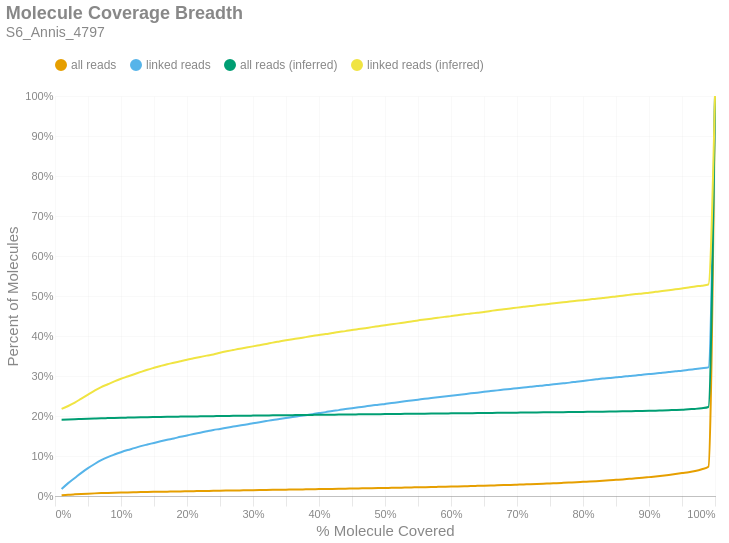

Write notebook code for a chart like this one.
### Markdown cell above
### Molecule Read Coverage
This chart shows molecule coverage breadth as computed by the number of bases aligned to that molecule. In other words, "*how much of each unique long molecule is actually sequenced/aligned?*" Keep in mind there is a distinction between sequences and alignments, since some sequences belonging to a particular molecule may not align well and wouldn't appear in the alignment data. This chart also shows molecule coverage breadth as computed by the *inferred fragment* from which the aligned sequences originate. Unlike read coverage, this calculation takes into account the total insert size, including unsequenced gaps between the forward and reverse reads. Like the previous figures, these are cumulative percents.

### Code cell
if SKIPLR:
    print_html(f"Skipped")
else:
    binned_df = consolidated_hist(valids['coverage_bp'], mask, 0.01, True)
    binned_df_inf = consolidated_hist(valids['coverage_inserts'], mask, 0.01, True)
    binned_df = binned_df.with_columns(pl.lit(binned_df_inf['all reads (cumsum)']).alias('all reads (inferred)'))
    binned_df = binned_df.with_columns(pl.lit(binned_df_inf['linked reads (cumsum)']).alias('linked reads (inferred)'))
    binned_df = binned_df.with_columns(
        (pl.col('bin').cast(pl.Float64) + 0.01).alias('right_edge')
    )

    with SafeRender(binned_df):
        (
            density_plot(binned_df, 'Molecule Coverage Breadth', samplename, 'molcov', ['all reads (inferred)','linked reads (inferred)'])
            .encode(
                #x=alt.X('bin:Q', title="% Molecule Covered").axis(format = '%').scale(padding=0),
                x=alt.X('right_edge:Q', title="% Molecule Covered").axis(format='%').scale(padding=0),
                y=alt.Y('value:Q', title='Percent of Molecules')
                    .axis(format='%')
                    .stack(False)
                    .scale(domainMin=0, padding=0),
                color=alt.Color("key:N").scale(domain = ["all reads", "linked reads", "all reads (inferred)", "linked reads (inferred)"]),
                tooltip = [
                    alt.Tooltip("key:N", title = "Data Type"),
                    alt.Tooltip("range_label:N", title="% Molecule Covered"),
                    alt.Tooltip("value:Q", format = ".2%", title="% Molecules")
                ]
            )
        ).display()

### Figure 1 — Vega-Lite specification as saved in the notebook (floating-point values rounded to 4 significant figures)
{"width": "container", "height": 400, "config": {"title": {"anchor": "start", "dy": -15, "fontSize": 18, "color": "#888888", "subtitleColor": "#888888", "subtitleFontSize": 14}, "arc": {"fill": "#0072B2"}, "axis": {"domainColor": "#888888", "domainWidth": 0.5, "gridWidth": 0.2, "grid": false, "titleFontWeight": 400, "titleFontSize": 15, "labelFontSize": 11, "labelColor": "#888888", "tickColor": "#888888", "tickWidth": 0.2, "titleColor": "#888888"}, "axisBand": {"grid": false}, "axisX": {"grid": true, "tickSize": 10, "domainCap": "round"}, "axisY": {"domain": false, "grid": true, "tickSize": 0, "domainCap": "round"}, "background": "transparent", "header": {"labelFontSize": 15, "labelColor": "#888888", "titleFontSize": 15, "titleFontWeight": 600, "titleColor": "#888888"}, "legend": {"labelFont": "sans-serif", "labelFontSize": 12, "labelColor": "#888888", "symbolSize": 100, "symbolType": "circle", "titleFontSize": 12, "titlePadding": 10, "titleColor": "#888888", "title": null, "orient": "top"}, "range": {"category": ["#E69F00", "#56B4E9", "#009E73", "#F0E442", "#0072B2", "#D55E00", "#CC79A7", "#000000"], "diverging": ["#cfe8f3", "#a2d4ec", "#73bfe2", "#46abdb", "#1696d2", "#12719e"]}, "area": {"fill": "#0072B2", "fillOpacity": 0.7, "line": true, "strokeOpacity": 0.7}, "line": {"color": "#0072B2", "stroke": "#0072B2", "strokeWidth": 2}, "trail": {"color": "#0072B2", "stroke": "#0072B2", "strokeWidth": 0, "size": 1}, "point": {"filled": true, "fillOpacity": 1.0, "size": 95}, "text": {"color": "#888888", "fontSize": 11, "align": "right", "fontWeight": 400, "size": 11}, "bar": {"fill": "#0072B2", "stroke": null}, "view": {"stroke": null, "continuousWidth": 660, "continuousHeight": 400}}, "data": {"name": "data-b9ccfbd956e1f4e34c8788e216c532e2"}, "mark": {"type": "line", "interpolate": "monotone", "point": {"opacity": 0, "size": 275}}, "encoding": {"color": {"field": "key", "scale": {"domain": ["all reads", "linked reads", "all reads (inferred)", "linked reads (inferred)"]}, "type": "nominal"}, "tooltip": [{"field": "key", "title": "Data Type", "type": "nominal"}, {"field": "range_label", "title": "% Molecule Covered", "type": "nominal"}, {"field": "value", "format": ".2%", "title": "% Molecules", "type": "quantitative"}], "x": {"axis": {"format": "%"}, "field": "right_edge", "scale": {"padding": 0}, "title": "% Molecule Covered", "type": "quantitative"}, "y": {"axis": {"format": "%"}, "field": "value", "scale": {"domainMin": 0, "padding": 0}, "stack": false, "title": "Percent of Molecules", "type": "quantitative"}}, "params": [{"name": "param_c36ac31b6afebe62", "select": {"type": "point", "fields": ["key"]}, "bind": "legend"}], "title": {"text": "Molecule Coverage Breadth", "subtitle": "S6_Annis_4797"}, "transform": [{"fold": ["all reads (cumsum)", "linked reads (cumsum)", "all reads (inferred)", "linked reads (inferred)"]}, {"calculate": "replace(datum.key, ' (cumsum)', '')", "as": "key"}, {"filter": {"param": "param_c36ac31b6afebe62"}}], "usermeta": {"embedOptions": {"downloadFileName": "S6_Annis_4797.molcov"}}, "$schema": "https://vega.github.io/schema/vega-lite/v6.1.0.json", "datasets": {"data-b9ccfbd956e1f4e34c8788e216c532e2": [{"bin": "0.0", "interval": "0.0-0.01", "all reads": 0.001737, "linked reads": 0.01729, "all reads (cumsum)": 0.001737, "linked reads (cumsum)": 0.01729, "range_label": "0.0-0.01", "all reads (inferred)": 0.1909, "linked reads (inferred)": 0.2177, "right_edge": 0.01}, {"bin": "0.01", "interval": "0.01-0.02", "all reads": 0.001368, "linked reads": 0.0149, "all reads (cumsum)": 0.003105, "linked reads (cumsum)": 0.03219, "range_label": "0.01-0.02", "all reads (inferred)": 0.1914, "linked reads (inferred)": 0.225, "right_edge": 0.02}, {"bin": "0.02", "interval": "0.02-0.03", "all reads": 0.001023, "linked reads": 0.01277, "all reads (cumsum)": 0.004127, "linked reads (cumsum)": 0.04496, "range_label": "0.02-0.03", "all reads (inferred)": 0.1919, "linked reads (inferred)": 0.2334, "right_edge": 0.03}, {"bin": "0.03", "interval": "0.03-0.04", "all reads": 0.0009156, "linked reads": 0.01293, "all reads (cumsum)": 0.005043, "linked reads (cumsum)": 0.05789, "range_label": "0.03-0.04", "all reads (inferred)": 0.1926, "linked reads (inferred)": 0.2436, "right_edge": 0.04}, {"bin": "0.04", "interval": "0.04-0.05", "all reads": 0.000799, "linked reads": 0.01168, "all reads (cumsum)": 0.005842, "linked reads (cumsum)": 0.06956, "range_label": "0.04-0.05", "all reads (inferred)": 0.1932, "linked reads (inferred)": 0.2536, "right_edge": 0.05}, {"bin": "0.05", "interval": "0.05-0.06", "all reads": 0.0007213, "linked reads": 0.01045, "all reads (cumsum)": 0.006563, "linked reads (cumsum)": 0.08001, "range_label": "0.05-0.06", "all reads (inferred)": 0.1938, "linked reads (inferred)": 0.2634, "right_edge": 0.06}, {"bin": "0.06", "interval": "0.06-0.07", "all reads": 0.0006363, "linked reads": 0.009488, "all reads (cumsum)": 0.0072, "linked reads (cumsum)": 0.0895, "range_label": "0.06-0.07", "all reads (inferred)": 0.1943, "linked reads (inferred)": 0.2724, "right_edge": 0.07}, {"bin": "0.07", "interval": "0.07-0.08", "all reads": 0.0005439, "linked reads": 0.00774, "all reads (cumsum)": 0.007744, "linked reads (cumsum)": 0.09724, "range_label": "0.07-0.08", "all reads (inferred)": 0.1948, "linked reads (inferred)": 0.2794, "right_edge": 0.08}, {"bin": "0.08", "interval": "0.08-0.09", "all reads": 0.0004462, "linked reads": 0.006415, "all reads (cumsum)": 0.00819, "linked reads (cumsum)": 0.1037, "range_label": "0.08-0.09", "all reads (inferred)": 0.1952, "linked reads (inferred)": 0.2865, "right_edge": 0.09}, {"bin": "0.09", "interval": "0.09-0.1", "all reads": 0.0004137, "linked reads": 0.005896, "all reads (cumsum)": 0.008604, "linked reads (cumsum)": 0.1095, "range_label": "0.09-0.1", "all reads (inferred)": 0.1956, "linked reads (inferred)": 0.293, "right_edge": 0.1}, {"bin": "0.1", "interval": "0.1-0.11", "all reads": 0.0003591, "linked reads": 0.005301, "all reads (cumsum)": 0.008963, "linked reads (cumsum)": 0.1148, "range_label": "0.1-0.11", "all reads (inferred)": 0.196, "linked reads (inferred)": 0.2986, "right_edge": 0.11}, {"bin": "0.11", "interval": "0.11-0.12", "all reads": 0.0003748, "linked reads": 0.004821, "all reads (cumsum)": 0.009337, "linked reads (cumsum)": 0.1197, "range_label": "0.11-0.12", "all reads (inferred)": 0.1963, "linked reads (inferred)": 0.3043, "right_edge": 0.12}, {"bin": "0.12", "interval": "0.12-0.13", "all reads": 0.0003811, "linked reads": 0.004993, "all reads (cumsum)": 0.009719, "linked reads (cumsum)": 0.1247, "range_label": "0.12-0.13", "all reads (inferred)": 0.1967, "linked reads (inferred)": 0.3102, "right_edge": 0.13}, {"bin": "0.13", "interval": "0.13-0.14", "all reads": 0.0003223, "linked reads": 0.00411, "all reads (cumsum)": 0.01004, "linked reads (cumsum)": 0.1288, "range_label": "0.13-0.14", "all reads (inferred)": 0.1971, "linked reads (inferred)": 0.3157, "right_edge": 0.14}, {"bin": "0.14", "interval": "0.14-0.15", "all reads": 0.0003003, "linked reads": 0.003918, "all reads (cumsum)": 0.01034, "linked reads (cumsum)": 0.1327, "range_label": "0.14-0.15", "all reads (inferred)": 0.1974, "linked reads (inferred)": 0.3205, "right_edge": 0.15}, {"bin": "0.15", "interval": "0.15-0.16", "all reads": 0.0002961, "linked reads": 0.004033, "all reads (cumsum)": 0.01064, "linked reads (cumsum)": 0.1367, "range_label": "0.15-0.16", "all reads (inferred)": 0.1977, "linked reads (inferred)": 0.3251, "right_edge": 0.16}, {"bin": "0.16", "interval": "0.16-0.17", "all reads": 0.000295, "linked reads": 0.003764, "all reads (cumsum)": 0.01093, "linked reads (cumsum)": 0.1405, "range_label": "0.16-0.17", "all reads (inferred)": 0.1979, "linked reads (inferred)": 0.3294, "right_edge": 0.17}, {"bin": "0.17", "interval": "0.17-0.18", "all reads": 0.0002866, "linked reads": 0.003476, "all reads (cumsum)": 0.01122, "linked reads (cumsum)": 0.144, "range_label": "0.17-0.18", "all reads (inferred)": 0.1982, "linked reads (inferred)": 0.3331, "right_edge": 0.18}, {"bin": "0.18", "interval": "0.18-0.19", "all reads": 0.0003076, "linked reads": 0.003937, "all reads (cumsum)": 0.01153, "linked reads (cumsum)": 0.1479, "range_label": "0.18-0.19", "all reads (inferred)": 0.1985, "linked reads (inferred)": 0.337, "right_edge": 0.19}, {"bin": "0.19", "interval": "0.19-0.2", "all reads": 0.0002793, "linked reads": 0.003534, "all reads (cumsum)": 0.01181, "linked reads (cumsum)": 0.1514, "range_label": "0.19-0.2", "all reads (inferred)": 0.1987, "linked reads (inferred)": 0.3408, "right_edge": 0.2}, {"bin": "0.2", "interval": "0.2-0.21", "all reads": 0.0002877, "linked reads": 0.003572, "all reads (cumsum)": 0.01209, "linked reads (cumsum)": 0.155, "range_label": "0.2-0.21", "all reads (inferred)": 0.1989, "linked reads (inferred)": 0.3442, "right_edge": 0.21}, {"bin": "0.21", "interval": "0.21-0.22", "all reads": 0.0003066, "linked reads": 0.003361, "all reads (cumsum)": 0.0124, "linked reads (cumsum)": 0.1584, "range_label": "0.21-0.22", "all reads (inferred)": 0.1992, "linked reads (inferred)": 0.3476, "right_edge": 0.22}, {"bin": "0.22", "interval": "0.22-0.23", "all reads": 0.0002929, "linked reads": 0.003457, "all reads (cumsum)": 0.01269, "linked reads (cumsum)": 0.1618, "range_label": "0.22-0.23", "all reads (inferred)": 0.1994, "linked reads (inferred)": 0.3509, "right_edge": 0.23}, {"bin": "0.23", "interval": "0.23-0.24", "all reads": 0.0002919, "linked reads": 0.003265, "all reads (cumsum)": 0.01299, "linked reads (cumsum)": 0.1651, "range_label": "0.23-0.24", "all reads (inferred)": 0.1996, "linked reads (inferred)": 0.354, "right_edge": 0.24}, {"bin": "0.24", "interval": "0.24-0.25", "all reads": 0.0002509, "linked reads": 0.00265, "all reads (cumsum)": 0.01324, "linked reads (cumsum)": 0.1677, "range_label": "0.24-0.25", "all reads (inferred)": 0.1999, "linked reads (inferred)": 0.358, "right_edge": 0.25}, {"bin": "0.25", "interval": "0.25-0.26", "all reads": 0.0002761, "linked reads": 0.002958, "all reads (cumsum)": 0.01351, "linked reads (cumsum)": 0.1707, "range_label": "0.25-0.26", "all reads (inferred)": 0.2001, "linked reads (inferred)": 0.3616, "right_edge": 0.26}, {"bin": "0.26", "interval": "0.26-0.27", "all reads": 0.0002814, "linked reads": 0.002804, "all reads (cumsum)": 0.01379, "linked reads (cumsum)": 0.1735, "range_label": "0.26-0.27", "all reads (inferred)": 0.2003, "linked reads (inferred)": 0.365, "right_edge": 0.27}, {"bin": "0.27", "interval": "0.27-0.28", "all reads": 0.0002677, "linked reads": 0.002804, "all reads (cumsum)": 0.01406, "linked reads (cumsum)": 0.1763, "range_label": "0.27-0.28", "all reads (inferred)": 0.2005, "linked reads (inferred)": 0.3683, "right_edge": 0.28}, {"bin": "0.28", "interval": "0.28-0.29", "all reads": 0.0002457, "linked reads": 0.002516, "all reads (cumsum)": 0.01431, "linked reads (cumsum)": 0.1788, "range_label": "0.28-0.29", "all reads (inferred)": 0.2007, "linked reads (inferred)": 0.3711, "right_edge": 0.29}, {"bin": "0.29", "interval": "0.29-0.3", "all reads": 0.0002698, "linked reads": 0.002919, "all reads (cumsum)": 0.01458, "linked reads (cumsum)": 0.1817, "range_label": "0.29-0.3", "all reads (inferred)": 0.2009, "linked reads (inferred)": 0.374, "right_edge": 0.3}, {"bin": "0.3", "interval": "0.3-0.31", "all reads": 0.0002719, "linked reads": 0.002708, "all reads (cumsum)": 0.01485, "linked reads (cumsum)": 0.1845, "range_label": "0.3-0.31", "all reads (inferred)": 0.2011, "linked reads (inferred)": 0.377, "right_edge": 0.31}, {"bin": "0.31", "interval": "0.31-0.32", "all reads": 0.0002709, "linked reads": 0.002804, "all reads (cumsum)": 0.01512, "linked reads (cumsum)": 0.1873, "range_label": "0.31-0.32", "all reads (inferred)": 0.2014, "linked reads (inferred)": 0.3801, "right_edge": 0.32}, {"bin": "0.32", "interval": "0.32-0.33", "all reads": 0.0002499, "linked reads": 0.002977, "all reads (cumsum)": 0.01537, "linked reads (cumsum)": 0.1902, "range_label": "0.32-0.33", "all reads (inferred)": 0.2016, "linked reads (inferred)": 0.3835, "right_edge": 0.33}, {"bin": "0.33", "interval": "0.33-0.34", "all reads": 0.0002331, "linked reads": 0.002266, "all reads (cumsum)": 0.0156, "linked reads (cumsum)": 0.1925, "range_label": "0.33-0.34", "all reads (inferred)": 0.2018, "linked reads (inferred)": 0.3864, "right_edge": 0.34}, {"bin": "0.34", "interval": "0.34-0.35", "all reads": 0.000273, "linked reads": 0.002574, "all reads (cumsum)": 0.01588, "linked reads (cumsum)": 0.1951, "range_label": "0.34-0.35", "all reads (inferred)": 0.202, "linked reads (inferred)": 0.3892, "right_edge": 0.35}, {"bin": "0.35", "interval": "0.35-0.36", "all reads": 0.0002803, "linked reads": 0.002266, "all reads (cumsum)": 0.01616, "linked reads (cumsum)": 0.1973, "range_label": "0.35-0.36", "all reads (inferred)": 0.2022, "linked reads (inferred)": 0.3919, "right_edge": 0.36}, {"bin": "0.36", "interval": "0.36-0.37", "all reads": 0.0002562, "linked reads": 0.002382, "all reads (cumsum)": 0.01641, "linked reads (cumsum)": 0.1997, "range_label": "0.36-0.37", "all reads (inferred)": 0.2024, "linked reads (inferred)": 0.3944, "right_edge": 0.37}, {"bin": "0.37", "interval": "0.37-0.38", "all reads": 0.000273, "linked reads": 0.002362, "all reads (cumsum)": 0.01669, "linked reads (cumsum)": 0.2021, "range_label": "0.37-0.38", "all reads (inferred)": 0.2026, "linked reads (inferred)": 0.3972, "right_edge": 0.38}, {"bin": "0.38", "interval": "0.38-0.39", "all reads": 0.0002667, "linked reads": 0.002612, "all reads (cumsum)": 0.01695, "linked reads (cumsum)": 0.2047, "range_label": "0.38-0.39", "all reads (inferred)": 0.2028, "linked reads (inferred)": 0.3998, "right_edge": 0.39}, {"bin": "0.39", "interval": "0.39-0.4", "all reads": 0.0002656, "linked reads": 0.002612, "all reads (cumsum)": 0.01722, "linked reads (cumsum)": 0.2073, "range_label": "0.39-0.4", "all reads (inferred)": 0.203, "linked reads (inferred)": 0.4026, "right_edge": 0.4}, {"bin": "0.4", "interval": "0.4-0.41", "all reads": 0.0002856, "linked reads": 0.002401, "all reads (cumsum)": 0.0175, "linked reads (cumsum)": 0.2097, "range_label": "0.4-0.41", "all reads (inferred)": 0.2031, "linked reads (inferred)": 0.4047, "right_edge": 0.41}, {"bin": "0.41", "interval": "0.41-0.42", "all reads": 0.0002992, "linked reads": 0.002862, "all reads (cumsum)": 0.0178, "linked reads (cumsum)": 0.2126, "range_label": "0.41-0.42", "all reads (inferred)": 0.2033, "linked reads (inferred)": 0.4074, "right_edge": 0.42}, {"bin": "0.42", "interval": "0.42-0.43", "all reads": 0.0002782, "linked reads": 0.002132, "all reads (cumsum)": 0.01808, "linked reads (cumsum)": 0.2147, "range_label": "0.42-0.43", "all reads (inferred)": 0.2035, "linked reads (inferred)": 0.41, "right_edge": 0.43}, {"bin": "0.43", "interval": "0.43-0.44", "all reads": 0.0002824, "linked reads": 0.002554, "all reads (cumsum)": 0.01836, "linked reads (cumsum)": 0.2173, "range_label": "0.43-0.44", "all reads (inferred)": 0.2037, "linked reads (inferred)": 0.4122, "right_edge": 0.44}, {"bin": "0.44", "interval": "0.44-0.45", "all reads": 0.0002877, "linked reads": 0.002247, "all reads (cumsum)": 0.01865, "linked reads (cumsum)": 0.2195, "range_label": "0.44-0.45", "all reads (inferred)": 0.2039, "linked reads (inferred)": 0.415, "right_edge": 0.45}, {"bin": "0.45", "interval": "0.45-0.46", "all reads": 0.0002803, "linked reads": 0.002266, "all reads (cumsum)": 0.01893, "linked reads (cumsum)": 0.2218, "range_label": "0.45-0.46", "all reads (inferred)": 0.2041, "linked reads (inferred)": 0.4173, "right_edge": 0.46}, {"bin": "0.46", "interval": "0.46-0.47", "all reads": 0.000316, "linked reads": 0.002247, "all reads (cumsum)": 0.01925, "linked reads (cumsum)": 0.224, "range_label": "0.46-0.47", "all reads (inferred)": 0.2042, "linked reads (inferred)": 0.4196, "right_edge": 0.47}, {"bin": "0.47", "interval": "0.47-0.48", "all reads": 0.0002709, "linked reads": 0.002285, "all reads (cumsum)": 0.01952, "linked reads (cumsum)": 0.2263, "range_label": "0.47-0.48", "all reads (inferred)": 0.2044, "linked reads (inferred)": 0.4222, "right_edge": 0.48}, {"bin": "0.48", "interval": "0.48-0.49", "all reads": 0.0002929, "linked reads": 0.001767, "all reads (cumsum)": 0.01981, "linked reads (cumsum)": 0.2281, "range_label": "0.48-0.49", "all reads (inferred)": 0.2046, "linked reads (inferred)": 0.4245, "right_edge": 0.49}, {"bin": "0.49", "interval": "0.49-0.5", "all reads": 0.0003307, "linked reads": 0.002209, "all reads (cumsum)": 0.02014, "linked reads (cumsum)": 0.2303, "range_label": "0.49-0.5", "all reads (inferred)": 0.2048, "linked reads (inferred)": 0.4269, "right_edge": 0.5}, {"bin": "0.5", "interval": "0.5-0.51", "all reads": 0.0002877, "linked reads": 0.00217, "all reads (cumsum)": 0.02043, "linked reads (cumsum)": 0.2324, "range_label": "0.5-0.51", "all reads (inferred)": 0.205, "linked reads (inferred)": 0.4291, "right_edge": 0.51}, {"bin": "0.51", "interval": "0.51-0.52", "all reads": 0.0003286, "linked reads": 0.002055, "all reads (cumsum)": 0.02076, "linked reads (cumsum)": 0.2345, "range_label": "0.51-0.52", "all reads (inferred)": 0.2052, "linked reads (inferred)": 0.4316, "right_edge": 0.52}, {"bin": "0.52", "interval": "0.52-0.53", "all reads": 0.0003465, "linked reads": 0.002228, "all reads (cumsum)": 0.0211, "linked reads (cumsum)": 0.2367, "range_label": "0.52-0.53", "all reads (inferred)": 0.2054, "linked reads (inferred)": 0.434, "right_edge": 0.53}, {"bin": "0.53", "interval": "0.53-0.54", "all reads": 0.0003318, "linked reads": 0.002017, "all reads (cumsum)": 0.02144, "linked reads (cumsum)": 0.2387, "range_label": "0.53-0.54", "all reads (inferred)": 0.2055, "linked reads (inferred)": 0.4364, "right_edge": 0.54}, {"bin": "0.54", "interval": "0.54-0.55", "all reads": 0.0003255, "linked reads": 0.002055, "all reads (cumsum)": 0.02176, "linked reads (cumsum)": 0.2408, "range_label": "0.54-0.55", "all reads (inferred)": 0.2057, "linked reads (inferred)": 0.439, "right_edge": 0.55}, {"bin": "0.55", "interval": "0.55-0.56", "all reads": 0.0003507, "linked reads": 0.002113, "all reads (cumsum)": 0.02211, "linked reads (cumsum)": 0.2429, "range_label": "0.55-0.56", "all reads (inferred)": 0.2059, "linked reads (inferred)": 0.4412, "right_edge": 0.56}, {"bin": "0.56", "interval": "0.56-0.57", "all reads": 0.0003465, "linked reads": 0.001882, "all reads (cumsum)": 0.02246, "linked reads (cumsum)": 0.2448, "range_label": "0.56-0.57", "all reads (inferred)": 0.2061, "linked reads (inferred)": 0.4434, "right_edge": 0.57}, {"bin": "0.57", "interval": "0.57-0.58", "all reads": 0.0003696, "linked reads": 0.002036, "all reads (cumsum)": 0.02283, "linked reads (cumsum)": 0.2468, "range_label": "0.57-0.58", "all reads (inferred)": 0.2063, "linked reads (inferred)": 0.4454, "right_edge": 0.58}, {"bin": "0.58", "interval": "0.58-0.59", "all reads": 0.0003874, "linked reads": 0.002036, "all reads (cumsum)": 0.02322, "linked reads (cumsum)": 0.2489, "range_label": "0.58-0.59", "all reads (inferred)": 0.2064, "linked reads (inferred)": 0.4478, "right_edge": 0.59}, {"bin": "0.59", "interval": "0.59-0.6", "all reads": 0.0003948, "linked reads": 0.001805, "all reads (cumsum)": 0.02361, "linked reads (cumsum)": 0.2507, "range_label": "0.59-0.6", "all reads (inferred)": 0.2066, "linked reads (inferred)": 0.4497, "right_edge": 0.6}, {"bin": "0.6", "interval": "0.6-0.61", "all reads": 0.0003916, "linked reads": 0.001805, "all reads (cumsum)": 0.024, "linked reads (cumsum)": 0.2525, "range_label": "0.6-0.61", "all reads (inferred)": 0.2068, "linked reads (inferred)": 0.4517, "right_edge": 0.61}, {"bin": "0.61", "interval": "0.61-0.62", "all reads": 0.0004378, "linked reads": 0.002074, "all reads (cumsum)": 0.02444, "linked reads (cumsum)": 0.2546, "range_label": "0.61-0.62", "all reads (inferred)": 0.207, "linked reads (inferred)": 0.4542, "right_edge": 0.62}, {"bin": "0.62", "interval": "0.62-0.63", "all reads": 0.0004672, "linked reads": 0.002055, "all reads (cumsum)": 0.02491, "linked reads (cumsum)": 0.2566, "range_label": "0.62-0.63", "all reads (inferred)": 0.2071, "linked reads (inferred)": 0.4561, "right_edge": 0.63}, {"bin": "0.63", "interval": "0.63-0.64", "all reads": 0.0004431, "linked reads": 0.001786, "all reads (cumsum)": 0.02535, "linked reads (cumsum)": 0.2584, "range_label": "0.63-0.64", "all reads (inferred)": 0.2073, "linked reads (inferred)": 0.4582, "right_edge": 0.64}, {"bin": "0.64", "interval": "0.64-0.65", "all reads": 0.0004578, "linked reads": 0.002036, "all reads (cumsum)": 0.02581, "linked reads (cumsum)": 0.2604, "range_label": "0.64-0.65", "all reads (inferred)": 0.2075, "linked reads (inferred)": 0.4601, "right_edge": 0.65}, {"bin": "0.65", "interval": "0.65-0.66", "all reads": 0.0004767, "linked reads": 0.001844, "all reads (cumsum)": 0.02629, "linked reads (cumsum)": 0.2623, "range_label": "0.65-0.66", "all reads (inferred)": 0.2077, "linked reads (inferred)": 0.4627, "right_edge": 0.66}, {"bin": "0.66", "interval": "0.66-0.67", "all reads": 0.0004882, "linked reads": 0.001786, "all reads (cumsum)": 0.02677, "linked reads (cumsum)": 0.2641, "range_label": "0.66-0.67", "all reads (inferred)": 0.2079, "linked reads (inferred)": 0.4648, "right_edge": 0.67}, {"bin": "0.67", "interval": "0.67-0.68", "all reads": 0.0004746, "linked reads": 0.001901, "all reads (cumsum)": 0.02725, "linked reads (cumsum)": 0.266, "range_label": "0.67-0.68", "all reads (inferred)": 0.208, "linked reads (inferred)": 0.4668, "right_edge": 0.68}, {"bin": "0.68", "interval": "0.68-0.69", "all reads": 0.000463, "linked reads": 0.001748, "all reads (cumsum)": 0.02771, "linked reads (cumsum)": 0.2677, "range_label": "0.68-0.69", "all reads (inferred)": 0.2082, "linked reads (inferred)": 0.4688, "right_edge": 0.69}, {"bin": "0.69", "interval": "0.69-0.7", "all reads": 0.0005775, "linked reads": 0.001844, "all reads (cumsum)": 0.02829, "linked reads (cumsum)": 0.2696, "range_label": "0.69-0.7", "all reads (inferred)": 0.2084, "linked reads (inferred)": 0.4709, "right_edge": 0.7}, {"bin": "0.7", "interval": "0.7-0.71", "all reads": 0.0005838, "linked reads": 0.001729, "all reads (cumsum)": 0.02887, "linked reads (cumsum)": 0.2713, "range_label": "0.7-0.71", "all reads (inferred)": 0.2086, "linked reads (inferred)": 0.4728, "right_edge": 0.71}, {"bin": "0.71", "interval": "0.71-0.72", "all reads": 0.0005596, "linked reads": 0.001613, "all reads (cumsum)": 0.02943, "linked reads (cumsum)": 0.2729, "range_label": "0.71-0.72", "all reads (inferred)": 0.2087, "linked reads (inferred)": 0.4749, "right_edge": 0.72}, {"bin": "0.72", "interval": "0.72-0.73", "all reads": 0.0005911, "linked reads": 0.001921, "all reads (cumsum)": 0.03002, "linked reads (cumsum)": 0.2748, "range_label": "0.72-0.73", "all reads (inferred)": 0.2089, "linked reads (inferred)": 0.4766, "right_edge": 0.73}, {"bin": "0.73", "interval": "0.73-0.74", "all reads": 0.0006541, "linked reads": 0.001536, "all reads (cumsum)": 0.03068, "linked reads (cumsum)": 0.2764, "range_label": "0.73-0.74", "all reads (inferred)": 0.2091, "linked reads (inferred)": 0.4785, "right_edge": 0.74}, {"bin": "0.74", "interval": "0.74-0.75", "all reads": 0.0007423, "linked reads": 0.001901, "all reads (cumsum)": 0.03142, "linked reads (cumsum)": 0.2783, "range_label": "0.74-0.75", "all reads (inferred)": 0.2093, "linked reads (inferred)": 0.4809, "right_edge": 0.75}, {"bin": "0.75", "interval": "0.75-0.76", "all reads": 0.0006583, "linked reads": 0.001613, "all reads (cumsum)": 0.03208, "linked reads (cumsum)": 0.2799, "range_label": "0.75-0.76", "all reads (inferred)": 0.2095, "linked reads (inferred)": 0.4826, "right_edge": 0.76}, {"bin": "0.76", "interval": "0.76-0.77", "all reads": 0.0007549, "linked reads": 0.001748, "all reads (cumsum)": 0.03283, "linked reads (cumsum)": 0.2816, "range_label": "0.76-0.77", "all reads (inferred)": 0.2097, "linked reads (inferred)": 0.4843, "right_edge": 0.77}, {"bin": "0.77", "interval": "0.77-0.78", "all reads": 0.0007833, "linked reads": 0.001844, "all reads (cumsum)": 0.03362, "linked reads (cumsum)": 0.2835, "range_label": "0.77-0.78", "all reads (inferred)": 0.2099, "linked reads (inferred)": 0.4862, "right_edge": 0.78}, {"bin": "0.78", "interval": "0.78-0.79", "all reads": 0.0007896, "linked reads": 0.002228, "all reads (cumsum)": 0.03441, "linked reads (cumsum)": 0.2857, "range_label": "0.78-0.79", "all reads (inferred)": 0.2101, "linked reads (inferred)": 0.4879, "right_edge": 0.79}, {"bin": "0.79", "interval": "0.79-0.8", "all reads": 0.000925, "linked reads": 0.002074, "all reads (cumsum)": 0.03533, "linked reads (cumsum)": 0.2878, "range_label": "0.79-0.8", "all reads (inferred)": 0.2103, "linked reads (inferred)": 0.4896, "right_edge": 0.8}, {"bin": "0.8", "interval": "0.8-0.81", "all reads": 0.000882, "linked reads": 0.00194, "all reads (cumsum)": 0.03621, "linked reads (cumsum)": 0.2897, "range_label": "0.8-0.81", "all reads (inferred)": 0.2104, "linked reads (inferred)": 0.4914, "right_edge": 0.81}, {"bin": "0.81", "interval": "0.81-0.82", "all reads": 0.0009313, "linked reads": 0.002036, "all reads (cumsum)": 0.03714, "linked reads (cumsum)": 0.2917, "range_label": "0.81-0.82", "all reads (inferred)": 0.2107, "linked reads (inferred)": 0.4934, "right_edge": 0.82}, {"bin": "0.82", "interval": "0.82-0.83", "all reads": 0.001027, "linked reads": 0.001901, "all reads (cumsum)": 0.03817, "linked reads (cumsum)": 0.2936, "range_label": "0.82-0.83", "all reads (inferred)": 0.2109, "linked reads (inferred)": 0.495, "right_edge": 0.83}, {"bin": "0.83", "interval": "0.83-0.84", "all reads": 0.001075, "linked reads": 0.00144, "all reads (cumsum)": 0.03925, "linked reads (cumsum)": 0.2951, "range_label": "0.83-0.84", "all reads (inferred)": 0.2111, "linked reads (inferred)": 0.4966, "right_edge": 0.84}, {"bin": "0.84", "interval": "0.84-0.85", "all reads": 0.001148, "linked reads": 0.001748, "all reads (cumsum)": 0.04039, "linked reads (cumsum)": 0.2968, "range_label": "0.84-0.85", "all reads (inferred)": 0.2114, "linked reads (inferred)": 0.4988, "right_edge": 0.85}, {"bin": "0.85", "interval": "0.85-0.86", "all reads": 0.001143, "linked reads": 0.001325, "all reads (cumsum)": 0.04154, "linked reads (cumsum)": 0.2981, "range_label": "0.85-0.86", "all reads (inferred)": 0.2116, "linked reads (inferred)": 0.5008, "right_edge": 0.86}, {"bin": "0.86", "interval": "0.86-0.87", "all reads": 0.001326, "linked reads": 0.001901, "all reads (cumsum)": 0.04286, "linked reads (cumsum)": 0.3, "range_label": "0.86-0.87", "all reads (inferred)": 0.2119, "linked reads (inferred)": 0.5028, "right_edge": 0.87}, {"bin": "0.87", "interval": "0.87-0.88", "all reads": 0.001307, "linked reads": 0.001498, "all reads (cumsum)": 0.04417, "linked reads (cumsum)": 0.3015, "range_label": "0.87-0.88", "all reads (inferred)": 0.2122, "linked reads (inferred)": 0.5047, "right_edge": 0.88}, {"bin": "0.88", "interval": "0.88-0.89", "all reads": 0.00144, "linked reads": 0.001786, "all reads (cumsum)": 0.04561, "linked reads (cumsum)": 0.3033, "range_label": "0.88-0.89", "all reads (inferred)": 0.2125, "linked reads (inferred)": 0.5064, "right_edge": 0.89}, {"bin": "0.89", "interval": "0.89-0.9", "all reads": 0.001577, "linked reads": 0.001383, "all reads (cumsum)": 0.04719, "linked reads (cumsum)": 0.3047, "range_label": "0.89-0.9", "all reads (inferred)": 0.2128, "linked reads (inferred)": 0.5084, "right_edge": 0.9}, {"bin": "0.9", "interval": "0.9-0.91", "all reads": 0.001587, "linked reads": 0.00146, "all reads (cumsum)": 0.04877, "linked reads (cumsum)": 0.3062, "range_label": "0.9-0.91", "all reads (inferred)": 0.2134, "linked reads (inferred)": 0.5103, "right_edge": 0.91}, {"bin": "0.91", "interval": "0.91-0.92", "all reads": 0.001786, "linked reads": 0.00194, "all reads (cumsum)": 0.05056, "linked reads (cumsum)": 0.3081, "range_label": "0.91-0.92", "all reads (inferred)": 0.214, "linked reads (inferred)": 0.5123, "right_edge": 0.92}, {"bin": "0.92", "interval": "0.92-0.93", "all reads": 0.002001, "linked reads": 0.001767, "all reads (cumsum)": 0.05256, "linked reads (cumsum)": 0.3099, "range_label": "0.92-0.93", "all reads (inferred)": 0.2145, "linked reads (inferred)": 0.5144, "right_edge": 0.93}, {"bin": "0.93", "interval": "0.93-0.94", "all reads": 0.002214, "linked reads": 0.001997, "all reads (cumsum)": 0.05478, "linked reads (cumsum)": 0.3119, "range_label": "0.93-0.94", "all reads (inferred)": 0.215, "linked reads (inferred)": 0.5167, "right_edge": 0.94}, {"bin": "0.94", "interval": "0.94-0.95", "all reads": 0.002476, "linked reads": 0.001498, "all reads (cumsum)": 0.05725, "linked reads (cumsum)": 0.3134, "range_label": "0.94-0.95", "all reads (inferred)": 0.2157, "linked reads (inferred)": 0.5189, "right_edge": 0.95}, {"bin": "0.95", "interval": "0.95-0.96", "all reads": 0.002266, "linked reads": 0.002074, "all reads (cumsum)": 0.05952, "linked reads (cumsum)": 0.3155, "range_label": "0.95-0.96", "all reads (inferred)": 0.2169, "linked reads (inferred)": 0.5212, "right_edge": 0.96}, {"bin": "0.96", "interval": "0.96-0.97", "all reads": 0.002978, "linked reads": 0.001863, "all reads (cumsum)": 0.06249, "linked reads (cumsum)": 0.3173, "range_label": "0.96-0.97", "all reads (inferred)": 0.2178, "linked reads (inferred)": 0.5238, "right_edge": 0.97}, {"bin": "0.97", "interval": "0.97-0.98", "all reads": 0.004396, "linked reads": 0.001978, "all reads (cumsum)": 0.06689, "linked reads (cumsum)": 0.3193, "range_label": "0.97-0.98", "all reads (inferred)": 0.2194, "linked reads (inferred)": 0.5259, "right_edge": 0.98}, {"bin": "0.98", "interval": "0.98-0.99", "all reads": 0.006067, "linked reads": 0.002228, "all reads (cumsum)": 0.07296, "linked reads (cumsum)": 0.3215, "range_label": "0.98-0.99", "all reads (inferred)": 0.2225, "linked reads (inferred)": 0.5288, "right_edge": 0.99}, {"bin": "0.99", "interval": "0.99-1.0", "all reads": 0.927, "linked reads": 0.6785, "all reads (cumsum)": 1.0, "linked reads (cumsum)": 1.0, "range_label": "0.99-1.0", "all reads (inferred)": 1.0, "linked reads (inferred)": 1.0, "right_edge": 1.0}]}}
